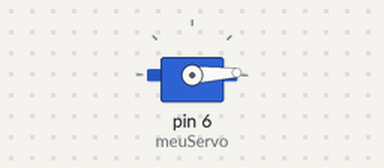
The sketch below on a simulated Arduino Uno, built with avr-gcc and run on an emulated ATmega328P. Parts: servo.

Above: at 0.05 s.
At 0.9 s:
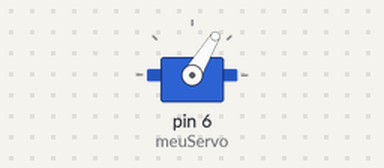
At 1.75 s:
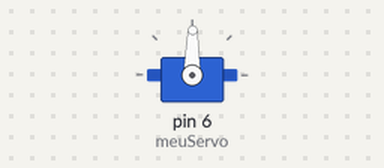
At 3.5 s:
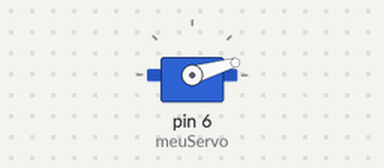
Timing chart, 0 to 6.1 s (numbered marks = the images above):
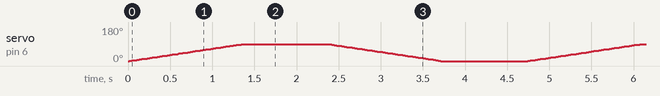

The sketch:

micro_servo.ino
```cpp
// Programa: Controlando um servo motor com Arduino (servo motor arduino code)

#include <Servo.h> // Inclui a biblioteca Servo para controlar servos

Servo meuServo; // Cria um objeto Servo para controlar o servo motor
int pos; // Declara uma variável para controlar a posição do servo motor

void setup() {
    meuServo.attach(6); // Associa o servo motor ao pino digital 6 do Arduino
    meuServo.write(0); // Define a posição inicial do servo motor para 0 graus
}

void loop() {
    // Movimento do servo de 0 a 90 graus
    for (pos = 0; pos < 90; pos++) {
        meuServo.write(pos); // Define a posição atual do servo
        delay(15); // Aguarda 15 milissegundos antes de mover para a próxima posição
    }
    delay(1000); // Aguarda 1 segundo antes de iniciar o próximo movimento

    // Movimento do servo de 90 a 0 graus
    for (pos = 90; pos >= 0; pos--) {
        meuServo.write(pos); // Define a posição atual do servo
        delay(15); // Aguarda 15 milissegundos antes de mover para a próxima posição
    }
    delay(1000); // Aguarda 1 segundo antes de iniciar o próximo ciclo
}
```
